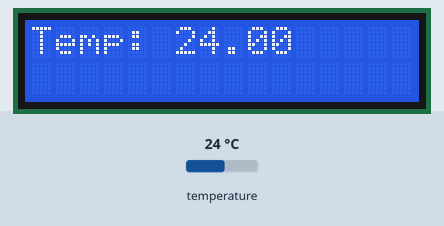
Recording of a sketch running on a simulated Arduino Uno, built with avr-gcc and run on an emulated ATmega328P. Parts: 16×2 character LCD. The test bench sets the inputs (shaded band); at power-on: temperature 24 °C. What the sketch prints to the serial monitor is not drawn.

Above: at 1.2 s.
1.3 s: temperature set to 12 °C
At 3.8 s:
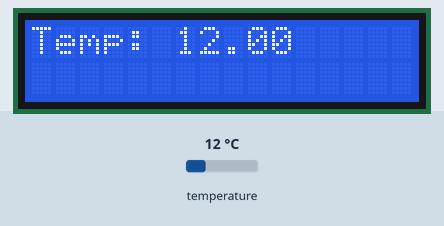
4.1 s: temperature set to 19 °C
At 5.1 s:
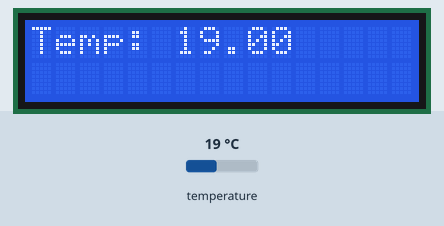
6.6 s: temperature set to 28 °C
At 9.0 s:
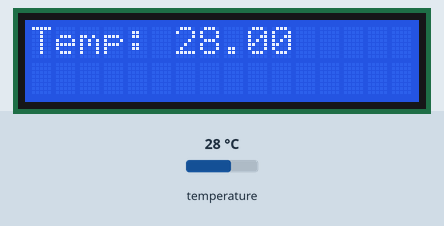
Timing chart, 0 to 10.5 s (numbered marks = the images above; inputs shaded):
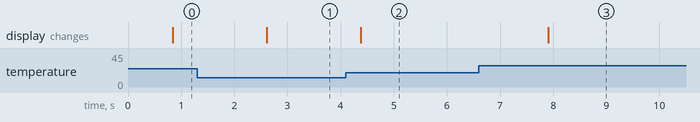

The sketch:

Progetto_07.pde
```cpp
/*
Visualizzazione della temperatura su un display 16x2
*/

#include <OneWire.h>
#include <DallasTemperature.h>
#include <LiquidCrystal.h>


// Data wire is plugged into pin 2 on the Arduino
#define ONE_WIRE_BUS 6
// Setup a oneWire instance to communicate with any OneWire devices (not just Maxim/Dallas temperature ICs)
OneWire oneWire(ONE_WIRE_BUS);
//Inizializza i PIN per il controllo del display
LiquidCrystal lcd(12, 11, 5, 4, 3, 2);
int ASCII = 1;
double Temperatura = 0;

// Pass our oneWire reference to Dallas Temperature.
DallasTemperature sensors(&oneWire);


void setup(void)
{
  //Impartisco il tipo di display, ovvero 16 caratteri e 2 righe
  lcd.begin(16, 2);
  // start serial port
  Serial.begin(9600);
  Serial.println("System Startup");
  // Start up the library
  sensors.begin();
}


void loop(void)
{
  Serial.print("Richiesta Temperatura..."); //Invio su seriale la scritta di richiesta
  sensors.requestTemperatures();//Richiesta temperatura sul bus OnWire
  Temperatura = sensors.getTempCByIndex(0);
  Serial.print(Temperatura); // Why "byIndex"? You can have more than one IC on the same bus. 0 refers to the first IC on the wire
  Serial.print(176, BYTE);
  Serial.println("C");

  //Imposta colonna 0 e riga 1 (0:Prima riga - 1:Seconda riga)
  lcd.setCursor(0, 0);
  lcd.print("Temp: ");
  lcd.print(Temperatura);
  delay (1000);
}
```

Measured:
- after the input at 1.3 s, the display: changes after 1.3 s (image 1)
- after the input at 4.1 s, the display: changes after 0.28 s (image 2)
- after the input at 6.6 s, the display: changes after 1.3 s (image 3)
